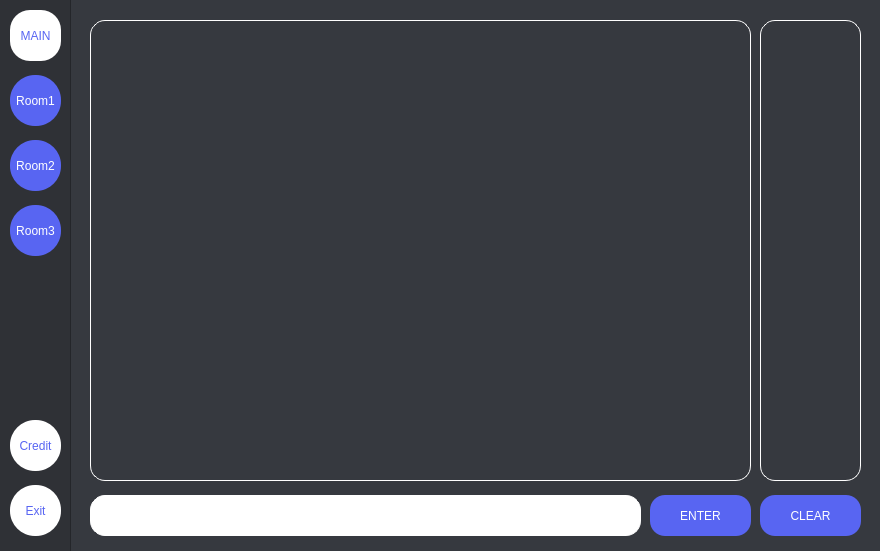
<?xml version="1.0" encoding="UTF-8"?>
<ui version="4.0">
 <class>Dialog</class>
 <widget class="QDialog" name="Dialog">
  <property name="windowModality">
   <enum>Qt::ApplicationModal</enum>
  </property>
  <property name="geometry">
   <rect>
    <x>0</x>
    <y>0</y>
    <width>880</width>
    <height>551</height>
   </rect>
  </property>
  <property name="windowTitle">
   <string>ChatRoom</string>
  </property>
  <property name="styleSheet">
   <string notr="true">background-color:#36393f;</string>
  </property>
  <widget class="QTextBrowser" name="Show_Chat">
   <property name="geometry">
    <rect>
     <x>90</x>
     <y>20</y>
     <width>661</width>
     <height>461</height>
    </rect>
   </property>
   <property name="styleSheet">
    <string notr="true">border:1px solid #fff;
border-radius:15px;
color:#fff;</string>
   </property>
  </widget>
  <widget class="QPushButton" name="Text_Butten">
   <property name="geometry">
    <rect>
     <x>650</x>
     <y>495</y>
     <width>101</width>
     <height>41</height>
    </rect>
   </property>
   <property name="styleSheet">
    <string notr="true">QPushButton{
border-radius:15px;
background-color:#5865f2;
color:#fff;
}

QPushButton:hover{
background-color:#fff;
color:#5865f2;
}
</string>
   </property>
   <property name="text">
    <string>ENTER</string>
   </property>
  </widget>
  <widget class="QTextBrowser" name="Show_name">
   <property name="geometry">
    <rect>
     <x>760</x>
     <y>20</y>
     <width>101</width>
     <height>461</height>
    </rect>
   </property>
   <property name="styleSheet">
    <string notr="true">border:1px solid #fff;
border-radius:15px;
color:#fff;</string>
   </property>
  </widget>
  <widget class="QPushButton" name="credit_Btn">
   <property name="geometry">
    <rect>
     <x>10</x>
     <y>420</y>
     <width>51</width>
     <height>51</height>
    </rect>
   </property>
   <property name="styleSheet">
    <string notr="true">QPushButton{
border-radius:25px;
background-color:#fff;
color:#5865f2;
}

QPushButton:hover{
border-radius:20px;
background-color:#5865f2;
color:#fff;
}


</string>
   </property>
   <property name="text">
    <string>Credit</string>
   </property>
  </widget>
  <widget class="QTextBrowser" name="Show_name_2">
   <property name="geometry">
    <rect>
     <x>-10</x>
     <y>-10</y>
     <width>81</width>
     <height>581</height>
    </rect>
   </property>
   <property name="styleSheet">
    <string notr="true">background-color:#2f3136;
color:#fff;</string>
   </property>
  </widget>
  <widget class="QPushButton" name="Main_Btn">
   <property name="geometry">
    <rect>
     <x>10</x>
     <y>10</y>
     <width>51</width>
     <height>51</height>
    </rect>
   </property>
   <property name="styleSheet">
    <string notr="true">QPushButton{
border-radius:20px;
background-color:#fff;
color:#5865f2;
}

QPushButton:hover{
border-radius:20px;
background-color:#fff;
color:#5865f2;
}

</string>
   </property>
   <property name="text">
    <string>MAIN</string>
   </property>
  </widget>
  <widget class="QPushButton" name="Room1_Btn">
   <property name="geometry">
    <rect>
     <x>10</x>
     <y>75</y>
     <width>51</width>
     <height>51</height>
    </rect>
   </property>
   <property name="styleSheet">
    <string notr="true">QPushButton{
border-radius:25px;
background-color:#5865f2;
color:#fff;
}

QPushButton:hover{
border-radius:20px;
background-color:#fff;
color:#5865f2;
}</string>
   </property>
   <property name="text">
    <string>Room1</string>
   </property>
  </widget>
  <widget class="QPushButton" name="Room2_Btn">
   <property name="geometry">
    <rect>
     <x>10</x>
     <y>140</y>
     <width>51</width>
     <height>51</height>
    </rect>
   </property>
   <property name="styleSheet">
    <string notr="true">QPushButton{
border-radius:25px;
background-color:#5865f2;
color:#fff;
}

QPushButton:hover{
border-radius:20px;
background-color:#fff;
color:#5865f2;
}
</string>
   </property>
   <property name="text">
    <string>Room2</string>
   </property>
  </widget>
  <widget class="QPushButton" name="Room3_Btn">
   <property name="geometry">
    <rect>
     <x>10</x>
     <y>205</y>
     <width>51</width>
     <height>51</height>
    </rect>
   </property>
   <property name="styleSheet">
    <string notr="true">QPushButton{
border-radius:25px;
background-color:#5865f2;
color:#fff;
}

QPushButton:hover{
border-radius:20px;
background-color:#fff;
color:#5865f2;
}

</string>
   </property>
   <property name="text">
    <string>Room3</string>
   </property>
  </widget>
  <widget class="QPushButton" name="Exit_Btn">
   <property name="geometry">
    <rect>
     <x>10</x>
     <y>485</y>
     <width>51</width>
     <height>51</height>
    </rect>
   </property>
   <property name="styleSheet">
    <string notr="true">QPushButton{
border-radius:25px;
background-color:#fff;
color:#5865f2;
}

QPushButton:hover{
border-radius:20px;
background-color:#5865f2;
color:#fff;
}</string>
   </property>
   <property name="text">
    <string>Exit</string>
   </property>
  </widget>
  <widget class="QLineEdit" name="msg_Edit">
   <property name="geometry">
    <rect>
     <x>90</x>
     <y>495</y>
     <width>551</width>
     <height>41</height>
    </rect>
   </property>
   <property name="styleSheet">
    <string notr="true">QLineEdit{
border:1px solid #fff;
border-radius:5px;
border-radius:15px;
background-color:#fff;
}

QLineEdit:focus{
border:2px solid #5865f2;
}
</string>
   </property>
  </widget>
  <widget class="QPushButton" name="Clear_Btn">
   <property name="geometry">
    <rect>
     <x>760</x>
     <y>495</y>
     <width>101</width>
     <height>41</height>
    </rect>
   </property>
   <property name="styleSheet">
    <string notr="true">QPushButton{
border-radius:15px;
background-color:#5865f2;
color:#fff;
}

QPushButton:hover{
background-color:#fff;
color:#5865f2;
}</string>
   </property>
   <property name="text">
    <string>CLEAR</string>
   </property>
  </widget>
  <zorder>Show_Chat</zorder>
  <zorder>Text_Butten</zorder>
  <zorder>Show_name</zorder>
  <zorder>Show_name_2</zorder>
  <zorder>Main_Btn</zorder>
  <zorder>Room1_Btn</zorder>
  <zorder>Room2_Btn</zorder>
  <zorder>Room3_Btn</zorder>
  <zorder>Exit_Btn</zorder>
  <zorder>msg_Edit</zorder>
  <zorder>credit_Btn</zorder>
  <zorder>Clear_Btn</zorder>
 </widget>
 <resources/>
 <connections/>
</ui>
